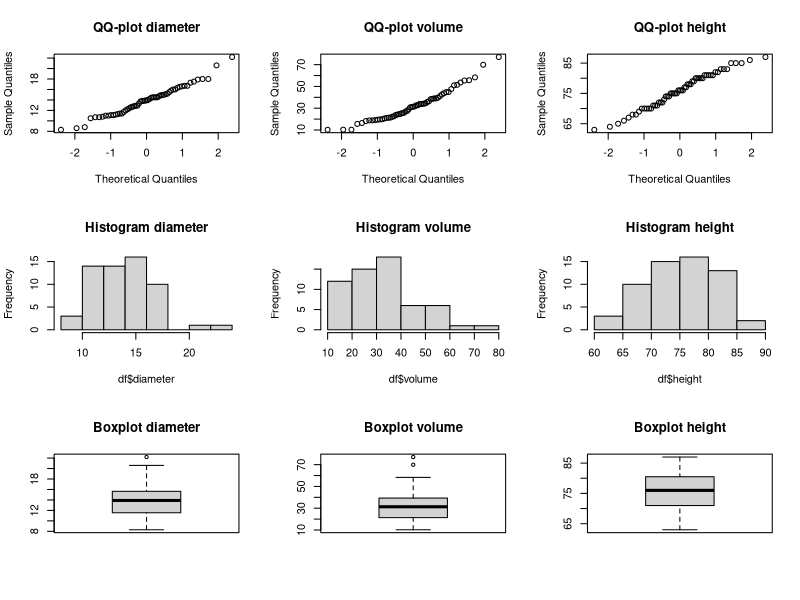
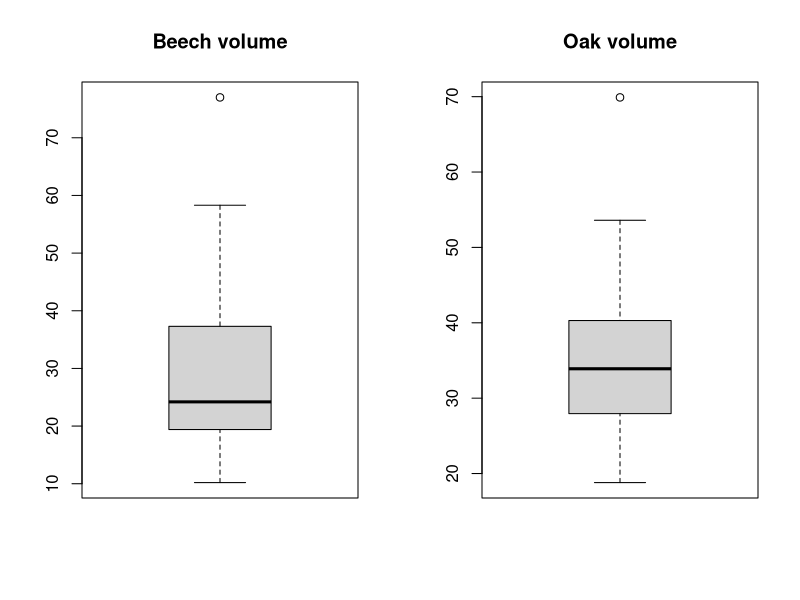
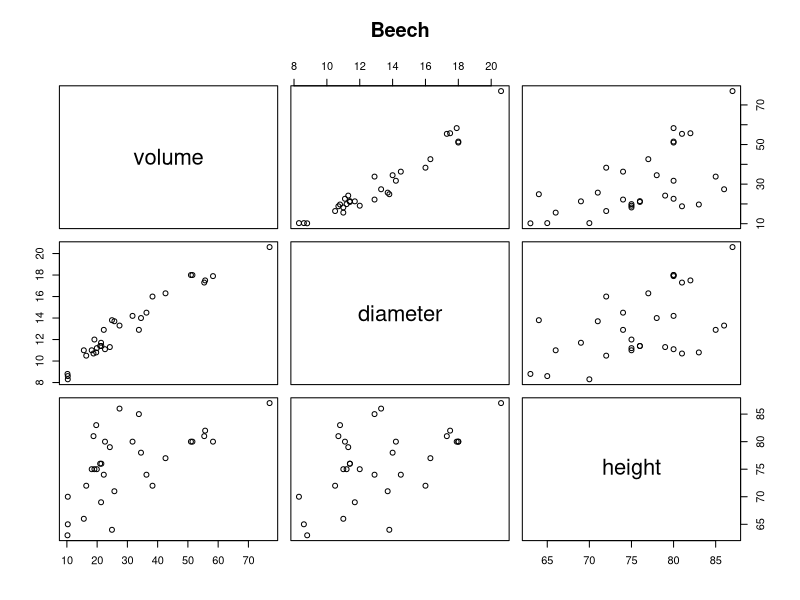
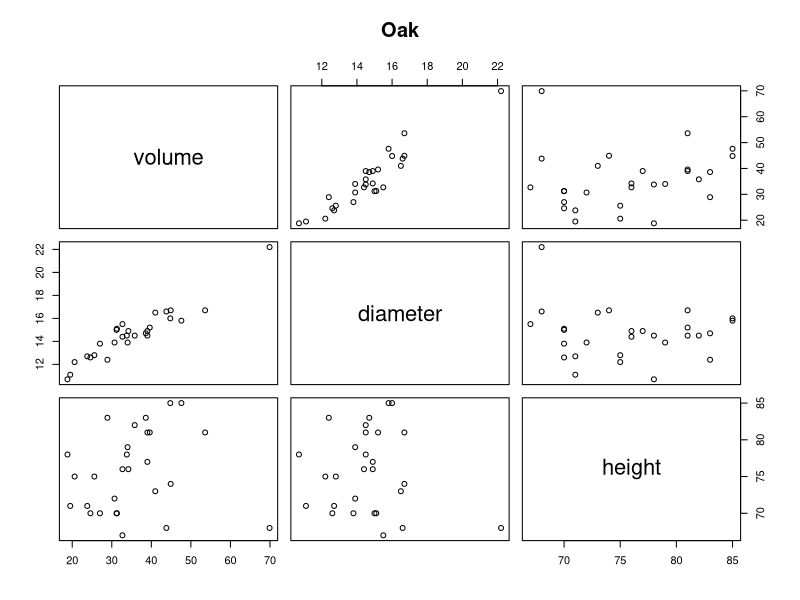
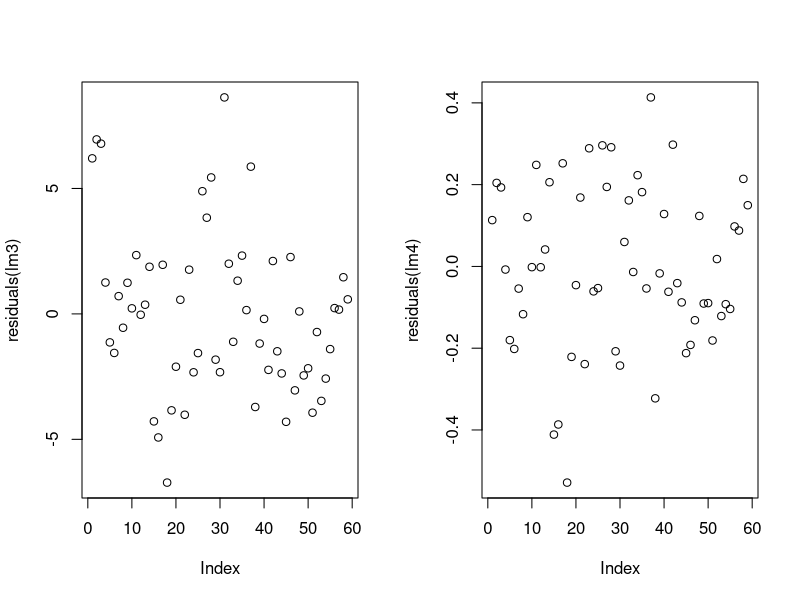

Write R code to recreate these figures, in order.
## ---- chunk 1
data_sat = read.table("./sat.txt", header=TRUE)
expend = data_sat$expend
ratio = data_sat$ratio
salary = data_sat$salary
takers = data_sat$takers
total = data_sat$total
## ---- chunk 2
takers2=(data_sat$takers)^2
## ---- chunk 3
summary(lm(total~takers+takers2+expend))
chosen_model = lm(total~takers+takers2+expend)
# model = 1052 - 6.381 * takers + 0.04741 * takers2 + 7.914 * expend
newxdata = data.frame(expend=5, takers2=625, salary=36000, takers=25)
predict(chosen_model,newxdata,interval="prediction",level=0.95)
# Fit = 961.5703; lwr = 907.6003; upr = 1015.54;
## ---- chunk 4
df = read.table("./treeVolume.txt", header=TRUE)
## ---- chunk 5
shapiro.test(df$diameter);shapiro.test(df$volume);shapiro.test(df$height);
par(mfrow=c(3,3));
qqnorm(df$diameter, main="QQ-plot diameter");qqnorm(df$volume, main="QQ-plot volume");qqnorm(df$height, main="QQ-plot height");
hist(df$diameter, main="Histogram diameter");hist(df$volume, main="Histogram volume");hist(df$height, main="Histogram height");
boxplot(df$diameter, main="Boxplot diameter");boxplot(df$volume, main="Boxplot volume");boxplot(df$height, main="Boxplot height")
## ---- chunk 6
# Does the type affect the volume?
fit = aov(volume ~ type, data=df)
summary(fit)
## ---- chunk 7
par(mfrow=c(1,2));
boxplot(df[df$type == "beech",]$volume, main="Beech volume");
boxplot(df[df$type == "oak",]$volume, main="Oak volume")
## ---- chunk 8
lm2 = lm(volume ~ diameter + height + type, data=df)
fit2 = anova(lm2)
fit2
## ---- chunk 9
lm2
## ---- chunk 10
predict(lm2, newdata=data.frame(height=mean(df$height), diameter=mean(df$diameter), type="beech"))
predict(lm2, newdata=data.frame(height=mean(df$height), diameter=mean(df$diameter), type="oak"))
## ---- chunk 11
par(mfrow=c(1,2))
pairs(split(df, df$type)$beech[c('volume', 'diameter', 'height')], main="Beech")
pairs(split(df, df$type)$oak[c('volume', 'diameter', 'height')], main="Oak")
## ---- chunk 12
lm3 = lm(volume ~ diameter + height, data=df)
lm4 = lm(sqrt(volume) ~ diameter + height, data=df)

par(mfrow=c(1,2))
plot(residuals(lm3))
plot(residuals(lm4))
## ---- chunk 13
my_tbl <- tibble::tribble(
       ~Model, ~R.2, ~P,
  "lm(total~expend)",0.145, 0.006,
  "lm(total~ratio)",0.007 , 0.575,
  "lm(total~salary)",0.194 , 0.001,
  "lm(total~takers)",0.787 , 2e-16 
  )

my_tbl2 <- tibble::tribble(
       ~Model, ~R.2, ~P,
  "lm(total~takers+expend)",0.820, 0.006,
  "lm(total~takers+ratio)", 0.8,   0.098,
  "lm(total~takers+salary)",0.806 , 0.039  
  )

my_tbl3 <- tibble::tribble(
       ~Model, ~R.2, ~P,
  "lm(total~takers+expend+ratio)",0.823, 0.363,
  "lm(total~takers+ratio)",0.820 , 0.853  
  )

require(knitr)
kable(my_tbl, digits = 3, row.names = FALSE, align = "l",
              caption = "Round 1")
kable(my_tbl2, digits = 3, row.names = FALSE, align = "c",
              caption = "Round 2")
kable(my_tbl3, digits = 3, row.names = FALSE, align = "r",
              caption = "Round 3")

## ---- chunk 14
my_tbl <- tibble::tribble(
       ~Variables, ~R.2, ~P,
  "takers",0.145, 0.006,
  "expend",0.007 , 0.575,
  "ratio",0.194 , 0.001,
  "salary",0.787 , 2e-16 
  )

my_tbl2 <- tibble::tribble(
       ~Variables, ~R.2, ~P,
  "takers",0.820, 0.006,
  "ratio", 0.8,   0.098,
  "salary",0.806 , 0.039  
  )


require(knitr)
kable(my_tbl, digits = 3, row.names = FALSE, align = "l",
              caption = "Round 1")
kable(my_tbl2, digits = 3, row.names = FALSE, align = "c",
              caption = "Round 2")


## ---- chunk 15
my_tbl <- tibble::tribble(
       ~Model, ~R.2, ~P,
  "lm(total~expend)",0.145, 0.006,
  "lm(total~ratio)",0.007 , 0.575,
  "lm(total~salary)",0.194 , 0.001,
  "lm(total~takers)",0.787 , 2e-16,
  "lm(total~takers2)",0.658 , 9.28e-13
  )


my_tbl2 <- tibble::tribble(
       ~Model, ~R.2, ~P,
  "lm(total~takers+expend)",0.820, 0.006,
  "lm(total~takers+ratio)", 0.8,   0.098,
  "lm(total~takers+salary)",0.806 , 0.039,
  "lm(total~takers+takers2)",0.873 , 8.96e-07
  )


my_tbl3 <- tibble::tribble(
       ~Model, ~R.2, ~P,
  "lm(total~takers+takers2+expend)",0.886, 0.029,
  "lm(total~takers+takers2+ratio)",0.874 , 0.634,
  "lm(total~takers+takers2+ratio)",0.886 , 0.029 
  )

my_tbl4 <- tibble::tribble(
       ~Model, ~R.2, ~P,
  "lm(total~takers+takers2+expend+ratio)",0.889, 0.294,
  "lm(total~takers+takers2+expend+salary)",0.877 , 0.466
  )


require(knitr)
kable(my_tbl, digits = 3, row.names = FALSE, align = "l",
              caption = "Round 1")
kable(my_tbl2, digits = 3, row.names = FALSE, align = "c",
              caption = "Round 2")
kable(my_tbl3, digits = 3, row.names = FALSE, align = "r",
              caption = "Round 3")
kable(my_tbl4, digits = 3, row.names = FALSE, align = "r",
              caption = "Round 4")

## ---- chunk 16
my_tbl <- tibble::tribble(
       ~Variables, ~R.2, ~P,
  "takers",0.145, 0.006,
  "expend",0.007 , 0.575,
  "ratio",0.194 , 0.001,
  "salary",0.787 , 2e-16,
  "takers2",0.787 , 2e-16
  )

my_tbl2 <- tibble::tribble(
       ~Variables, ~R.2, ~P,
  "takers",0.145, 0.006,
  "expend",0.007 , 0.575,
  "ratio",0.194 , 0.001,
  "takers2",0.787 , 2e-16
  )
my_tbl3 <- tibble::tribble(
       ~Variables, ~R.2, ~P,
  "takers",0.145, 0.006,
  "expend",0.007 , 0.575,
  "takers2",0.787 , 2e-16
  )

require(knitr)
kable(my_tbl, digits = 3, row.names = FALSE, align = "l",
              caption = "Round 1")
kable(my_tbl2, digits = 3, row.names = FALSE, align = "c",
              caption = "Round 2")
kable(my_tbl3, digits = 3, row.names = FALSE, align = "c",
              caption = "Round 3")

